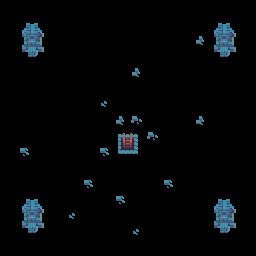

This is a level from a 2D game, rendered from its Tiled map with the project's own tilesets. A one-line summary and the complete map file follow:
An orthogonal 16x16 tile map with 16x16 px tiles, 1 tile layer (Layout), 5 tilesets.

<map version="1.0" tiledversion="1.1.2" orientation="orthogonal" renderorder="right-down" width="16" height="16" tilewidth="16" tileheight="16" infinite="0" nextobjectid="1">
 <tileset firstgid="1" source="world1_tileset.tsx" />
 <tileset firstgid="241" source="world1_doors_front.tsx" />
 <tileset firstgid="385" source="world1_doors_side.tsx" />
 <tileset firstgid="475" source="object_rocks.tsx" />
 <tileset firstgid="478" source="large_crates.tsx" />
 <layer name="Layout" width="16" height="16">
  <data encoding="csv">
0,0,0,0,0,0,0,0,0,0,0,0,0,0,0,0,
0,15,16,0,0,0,0,0,0,0,0,0,0,15,16,0,
0,39,40,0,0,0,0,0,0,0,0,0,186,39,40,0,
0,63,64,0,0,0,0,0,0,0,0,0,0,63,64,0,
0,0,0,0,0,0,0,0,186,0,0,0,0,0,0,0,
0,0,0,0,0,0,0,0,0,0,0,0,0,0,0,0,
0,0,0,0,0,0,187,0,0,0,0,0,0,0,0,0,
0,0,0,0,0,0,0,186,185,0,0,0,186,0,0,0,
0,0,0,0,0,0,0,208,209,185,0,0,0,0,0,0,
0,184,0,0,0,0,184,232,233,0,0,0,0,0,0,0,
0,0,0,0,0,0,0,0,0,0,0,0,0,0,0,0,
0,0,0,0,0,184,0,0,0,0,184,0,0,0,0,0,
0,15,16,0,0,0,0,184,0,0,0,0,0,15,16,0,
0,39,40,0,187,0,0,0,0,0,0,0,0,39,40,0,
0,63,64,0,0,0,0,0,187,0,0,0,0,63,64,0,
0,0,0,0,0,0,0,0,0,0,0,0,0,0,0,0
</data>
 </layer>
</map>
